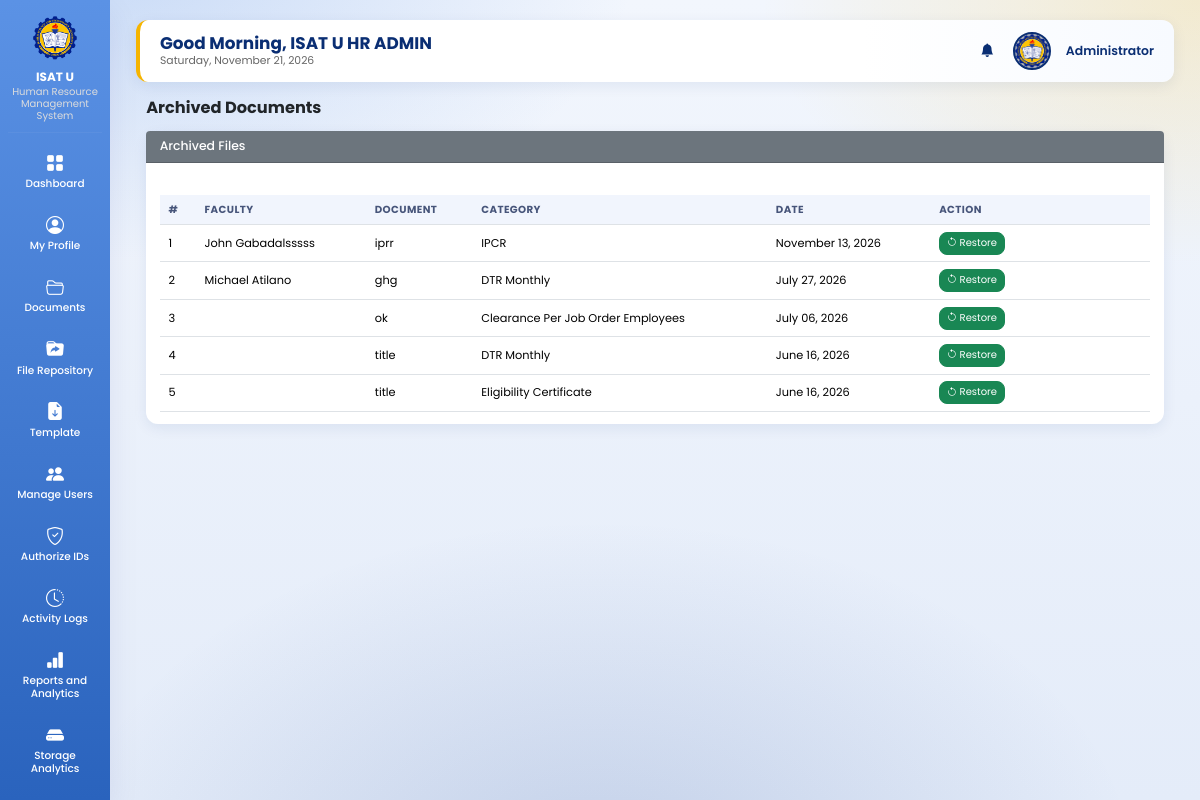
The app's page /admin/archive_documents.php (signed in) with its own data.
### tables this page shows
CREATE TABLE `users` (
  `user_id` int(11) NOT NULL AUTO_INCREMENT,
  `employee_id` varchar(50) DEFAULT NULL,
  `first_name` varchar(100) NOT NULL,
  `middle_name` varchar(100) DEFAULT NULL,
  `last_name` varchar(100) NOT NULL,
  `email` varchar(150) NOT NULL,
  `password` varchar(255) NOT NULL,
  `role` varchar(20) NOT NULL,
  `department` varchar(150) DEFAULT NULL,
  `position_title` varchar(150) DEFAULT NULL,
  `profile_picture` varchar(255) DEFAULT NULL,
  `reset_token` varchar(255) DEFAULT NULL,
  `reset_token_expiry` datetime DEFAULT NULL,
  `status` varchar(20) DEFAULT 'active',
  `created_at` timestamp NOT NULL DEFAULT current_timestamp(),
  PRIMARY KEY (`user_id`)
);

CREATE TABLE `documents` (
  `document_id` int(11) NOT NULL AUTO_INCREMENT,
  `user_id` int(11) NOT NULL,
  `category_id` int(11) NOT NULL,
  `deadline_id` int(11) DEFAULT NULL,
  `document_title` varchar(255) NOT NULL,
  `faculty_comment` text DEFAULT NULL,
  `file_name` varchar(255) NOT NULL,
  `file_path` varchar(500) NOT NULL,
  `file_size` int(11) DEFAULT NULL,
  `remarks` text DEFAULT NULL,
  `status` varchar(50) DEFAULT 'Pending',
  `is_archived` tinyint(1) NOT NULL DEFAULT 0,
  `submitted_at` timestamp NOT NULL DEFAULT current_timestamp(),
  `hr_remarks` text DEFAULT NULL,
  PRIMARY KEY (`document_id`)
);

CREATE TABLE `document_categories` (
  `category_id` int(11) NOT NULL AUTO_INCREMENT,
  `category_name` varchar(255) NOT NULL,
  PRIMARY KEY (`category_id`)
);

### admin/archive_documents.php (the view, shortened to what this page needs)
<?php
include "../db.php";
include "includes/header.php";
include "includes/sidebar.php";
$result=mysqli_query($conn,"
SELECT
documents.*,
users.first_name,
users.last_name,
document_categories.category_name
FROM documents
LEFT JOIN users
ON users.user_id=documents.user_id
LEFT JOIN document_categories
ON document_categories.category_id=documents.category_id
WHERE documents.is_archived=1
ORDER BY documents.submitted_at DESC
");
?>
<div class="container-fluid">
<h2 class="fw-bold mb-4">
Archived Documents
</h2>
<div class="card shadow border-0">
<div class="card-header bg-secondary text-white">
<h5 class="mb-0">
Archived Files
</h5>
</div>
<div class="card-body">
<div class="table-responsive">
<table class="table table-hover">
<thead>
<tr>
<th>#</th>
<th>Faculty</th>
<th>Document</th>
<th>Category</th>
<th>Date</th>
<th width="220">Action</th>
</tr>
</thead>
<tbody>
<?php
$i=1;
while($row=mysqli_fetch_assoc($result))
{
?>
<tr>
<td><?php echo $i++; ?></td>
<td><?php echo htmlspecialchars($row['first_name']." ".$row['last_name']); ?></td>
<td><?php echo htmlspecialchars($row['document_title']); ?></td>
<td><?php echo htmlspecialchars($row['category_name']); ?></td>
<td><?php echo date("F d, Y",strtotime($row['submitted_at'])); ?></td>
<td>
<a href="archive_document_action.php?id=<?php echo $row['document_id']; ?>&restore=1" class="btn btn-sm btn-success" onclick="return confirm('Restore this document back to the main list?')">
<i class="bi bi-arrow-counterclockwise"></i> Restore
</a>
</td>
</tr>
<?php } ?>
</tbody>
</table>
</div>
</div>
</div>
</div>
<?php include "includes/footer.php"; ?>

### includes/avatar.php (shortened to what this page needs)
<?php
if (!function_exists('topbar_avatar')) {
    function topbar_avatar($conn, $size = 44, $href = 'profile.php') {
        $uid = (int)($_SESSION['user_id'] ?? 0);
        $pic = '';
        $res = mysqli_query($conn, "SELECT profile_picture FROM users WHERE user_id = $uid LIMIT 1");
        if ($res && ($r = mysqli_fetch_assoc($res))) { $pic = basename((string)($r['profile_picture'] ?? '')); }
        $file = dirname(__DIR__) . '/uploads/profile_pictures/' . $pic;
        if ($pic !== '' && file_exists($file)) {
            $src = '../uploads/profile_pictures/' . rawurlencode($pic);
        }
        $size = (int)$size;
        return '<a href="' . htmlspecialchars($href) . '" title="My Profile" style="display:inline-block;line-height:0;">'
             . '<img src="' . htmlspecialchars($src, ENT_QUOTES) . '" alt="Profile" '
             . 'style="width:' . $size . 'px;height:' . $size . 'px;border-radius:50%;object-fit:cover;'
             . 'border:2px solid #0A2E73;background:#b0b3b8;"></a>';
    }
}

### assets/ui.css (style rules this page uses)
html { font-size:13.5px !important; }
body { font-size:.92rem; background: radial-gradient(900px 500px at 8% -5%, rgba(91,146,229,.28), transparent 60%), radial-gradient(800px 480px at 100% 0%, rgba(245,180,0,.18), transparent 55%), radial-gradient(900px 600px at 50% 110%, rgba(18,60,146,.16), transparent 60%), linear-gradient(180deg,#f2f6fd 0%,#e4ecf9 100%) !important; background-attachment:fixed !important; }
h2 { font-size:1.3rem !important; }
h5 { font-size:.92rem !important; }
.admin-info img { width:38px !important;height:38px !important; }
.stat-card,.chart-card,.card,.profile-card,.card-box { border-radius:12px !important;box-shadow:0 4px 14px rgba(10,46,115,.08) !important; }
.card-body { padding:.9rem 1rem !important; }
.card-header { padding:.6rem 1rem !important;font-size:.9rem; }
.table { font-size:.84rem;margin-bottom:0; }
.table>:not(caption)>*>* { padding:.5rem .65rem !important; }
.table thead th { font-size:.76rem;text-transform:uppercase;letter-spacing:.4px;color:#47557a;background:#f1f5fd !important; }
.btn { font-size:.8rem;padding:.32rem .7rem;border-radius:8px; }
.btn-sm { font-size:.74rem !important;padding:.22rem .5rem !important; }
.container-fluid h2.fw-bold { font-size:1.2rem !important; }
.container-fluid .mb-4 { margin-bottom:1rem !important; }
.table-responsive { font-size:.84rem; }

### admin/includes/header.php (style rules this page uses)
body { background:#eef3fb; font-family:'Poppins',sans-serif; }
.admin-info img { width:55px; height:55px; border-radius:50%; }
.card-header { display:flex; justify-content:space-between; align-items:center; margin-bottom:20px; }
.table { width:100%; border-collapse:collapse; }
.table th { background:#f8f9fa; padding:14px; text-align:left; font-weight:700; }
.table td { padding:14px; border-top:1px solid #eee; vertical-align:middle; }
.btn { padding:8px 15px; border-radius:8px; text-decoration:none; }

### admin/includes/sidebar.php (style rules this page uses)
:root { --blue:#0A2E73; --yellow:#F5B400; --white:#ffffff; --bg:#eef3fb; --shadow:0 12px 30px rgba(2, 10, 118, 0.08); }
* { margin:0; padding:0; box-sizing:border-box; font-family:'Poppins',sans-serif; }
body { background:var(--bg); }

### records on screen
users: profile_picture (picture)
documents: user.last_name "John Gabadalsssss", document_title "iprr", category.category_name "IPCR", submitted_at "November 13, 2026"
documents: user.last_name "Michael Atilano", document_title "ghg", category.category_name "DTR Monthly", submitted_at "July 27, 2026"
documents: document_title "ok", category.category_name "Clearance Per Job Order Employees", submitted_at "July 06, 2026"
documents: document_title "title", category.category_name "DTR Monthly", submitted_at "June 16, 2026"
documents: document_title "title", category.category_name "Eligibility Certificate", submitted_at "June 16, 2026"

### other values on screen
$greeting "Good Morning"
